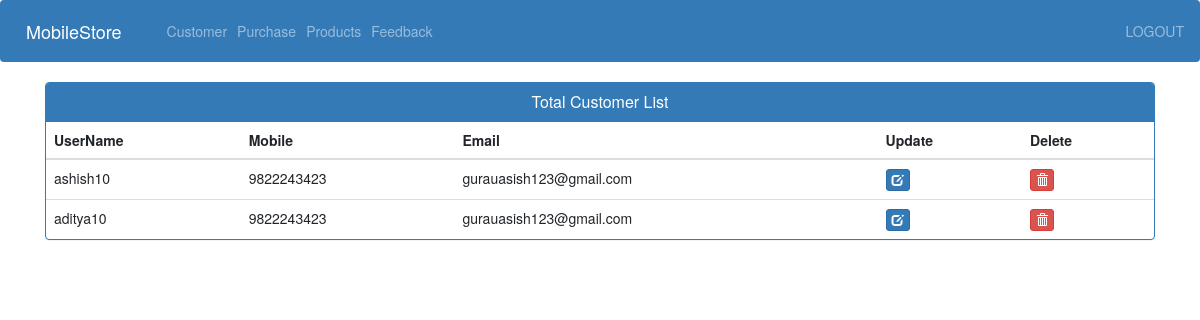
The app's page /view-customers with its own data.
### onlineMobileStore/models.py (models this page shows, shortened)
class Customer(models.Model):
    user = models.OneToOneField(User, on_delete=models.CASCADE, null=True, blank=True)
    uname = models.CharField(max_length=50)
    mobile = models.CharField(max_length=20, null=False)
    email = models.CharField(max_length=50)

### onlineMobileStore/views.py (the view)
# urls.py: path('view-customers', views.viewCustomers, name='view-customers'),
def viewCustomers(request):
    customers = models.Customer.objects.all()
    return render(request, "admin/view-customers.html", {"customers":customers})

### templates/admin/view-customers.html (shortened to what this page needs)
{% extends 'admin/admin-base.html' %}
{% load static %}
{% block content %}
<head>
  <link href="//netdna.bootstrapcdn.com/bootstrap/3.0.0/css/bootstrap.min.css" rel="stylesheet" id="bootstrap-css">
</head>
<div class="container">
  <div class="panel panel-primary">
    <div class="panel-heading">
      <h6 class="panel-title">Total Customer List</h6>
    </div>
    <table class="table table-hover" id="dev-table">
      <thead>
        <tr>
          <th>UserName</th>
          <th>Mobile</th>
          <th>Email</th>
          <th>Update</th>
          <th>Delete</th>
        </tr>
      </thead>
      {% for c in customers %}
      <tr>
        <td> {{c.uname}}</td>
        <td>{{c.mobile}}</td>
        <td>{{c.email}}</td>
        <td><a class="btn btn-primary btn-xs" href="#"><span class="glyphicon glyphicon-edit"></span></a></td>
        <td><a class="btn btn-danger btn-xs" href="#"><span class="glyphicon glyphicon-trash"></span></a></td>
      </tr>
      {% endfor %}
    </table>
  </div>
</div>
{% endblock content %}

### templates/admin/view-customers.html (style rules this page uses)
a:link { text-decoration: none; }
h6 { text-align: center; }

### records on screen
Customer: uname "ashish10", mobile "9822243423", email "gurauasish123@gmail.com"
Customer: uname "aditya10", mobile "9822243423", email "gurauasish123@gmail.com"
